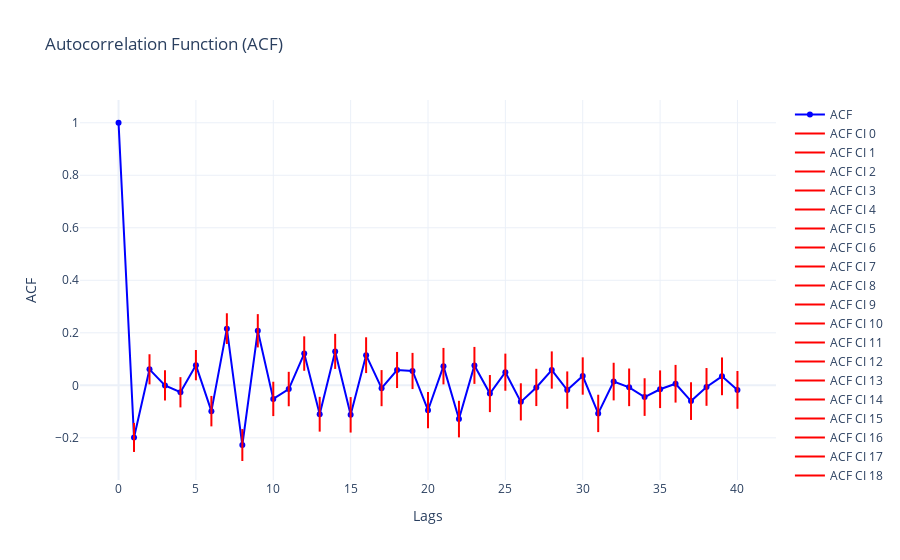

Source (notebook cell):
### Code cell
import plotly.graph_objects as go
from statsmodels.graphics.tsaplots import plot_acf, plot_pacf
from statsmodels.tsa.stattools import acf, pacf

# Calculate ACF and PACF values
acf_values, acf_confint = acf(df_arima['close_diff1'].dropna(), nlags=40, alpha=0.05)
pacf_values, pacf_confint = pacf(df_arima['close_diff1'].dropna(), nlags=40, alpha=0.05)

# Plot ACF using Plotly
fig_acf = go.Figure()

# ACF plot (including confidence intervals)
fig_acf.add_trace(go.Scatter(x=list(range(len(acf_values))), y=acf_values,
                            mode='markers+lines', name='ACF', 
                            line=dict(color='blue', width=2)))

# Add confidence intervals for ACF
for i in range(len(acf_confint)):
    fig_acf.add_trace(go.Scatter(x=[i, i], y=acf_confint[i], mode='lines',
                                line=dict(color='red', width=2), name=f'ACF CI {i}'))

fig_acf.update_layout(
    title='Autocorrelation Function (ACF)',
    xaxis_title='Lags',
    yaxis_title='ACF',
    template='plotly_white',
    hovermode='x unified'
)

# Show the ACF plot
fig_acf.show()

# Plot PACF using Plotly
fig_pacf = go.Figure()

# PACF plot (including confidence intervals)
fig_pacf.add_trace(go.Scatter(x=list(range(len(pacf_values))), y=pacf_values,
                             mode='markers+lines', name='PACF', 
                             line=dict(color='green', width=2)))

# Add confidence intervals for PACF
for i in range(len(pacf_confint)):
    fig_pacf.add_trace(go.Scatter(x=[i, i], y=pacf_confint[i], mode='lines',
                                 line=dict(color='red', width=2), name=f'PACF CI {i}'))

fig_pacf.update_layout(
    title='Partial Autocorrelation Function (PACF)',
    xaxis_title='Lags',
    yaxis_title='PACF',
    template='plotly_white',
    hovermode='x unified'
)

# Show the PACF plot
fig_pacf.show()

### Figure 1 — Plotly figure (JSON) as saved in the notebook; plotly's stock layout.template omitted (floating-point values rounded to 4 significant figures)
{"data": [{"line": {"color": "blue", "width": 2}, "mode": "markers+lines", "name": "ACF", "type": "scatter", "x": [0, 1, 2, 3, 4, 5, 6, 7, 8, 9, 10, 11, 12, 13, 14, 15, 16, 17, 18, 19, 20, 21, 22, 23, 24, 25, 26, 27, 28, 29, 30, 31, 32, 33, 34, 35, 36, 37, 38, 39, 40], "y": [1, -0.1985, 0.06095, -0.0002062, -0.02645, 0.07679, -0.09836, 0.2159, -0.2274, 0.2078, -0.05171, -0.0142, 0.121, -0.1101, 0.1292, -0.1123, 0.1148, -0.01072, 0.05839, 0.05461, -0.09477, 0.07302, -0.1286, 0.07589, -0.03142, 0.05005, -0.06301, -0.008036, 0.05828, -0.01818, 0.03544, -0.107, 0.01428, -0.00768, -0.04473, -0.01492, 0.006007, -0.06011, -0.006102, 0.03424, -0.01735]}, {"line": {"color": "red", "width": 2}, "mode": "lines", "name": "ACF CI 0", "type": "scatter", "x": [0, 0], "y": [1, 1]}, {"line": {"color": "red", "width": 2}, "mode": "lines", "name": "ACF CI 1", "type": "scatter", "x": [1, 1], "y": [-0.2538, -0.1432]}, {"line": {"color": "red", "width": 2}, "mode": "lines", "name": "ACF CI 2", "type": "scatter", "x": [2, 2], "y": [0.003534, 0.1184]}, {"line": {"color": "red", "width": 2}, "mode": "lines", "name": "ACF CI 3", "type": "scatter", "x": [3, 3], "y": [-0.05782, 0.05741]}, {"line": {"color": "red", "width": 2}, "mode": "lines", "name": "ACF CI 4", "type": "scatter", "x": [4, 4], "y": [-0.08407, 0.03117]}, {"line": {"color": "red", "width": 2}, "mode": "lines", "name": "ACF CI 5", "type": "scatter", "x": [5, 5], "y": [0.01914, 0.1344]}, {"line": {"color": "red", "width": 2}, "mode": "lines", "name": "ACF CI 6", "type": "scatter", "x": [6, 6], "y": [-0.1563, -0.04039]}, {"line": {"color": "red", "width": 2}, "mode": "lines", "name": "ACF CI 7", "type": "scatter", "x": [7, 7], "y": [0.1574, 0.2744]}, {"line": {"color": "red", "width": 2}, "mode": "lines", "name": "ACF CI 8", "type": "scatter", "x": [8, 8], "y": [-0.2882, -0.1665]}, {"line": {"color": "red", "width": 2}, "mode": "lines", "name": "ACF CI 9", "type": "scatter", "x": [9, 9], "y": [0.1444, 0.2712]}, {"line": {"color": "red", "width": 2}, "mode": "lines", "name": "ACF CI 10", "type": "scatter", "x": [10, 10], "y": [-0.1172, 0.01374]}, {"line": {"color": "red", "width": 2}, "mode": "lines", "name": "ACF CI 11", "type": "scatter", "x": [11, 11], "y": [-0.07978, 0.05137]}, {"line": {"color": "red", "width": 2}, "mode": "lines", "name": "ACF CI 12", "type": "scatter", "x": [12, 12], "y": [0.05539, 0.1866]}, {"line": {"color": "red", "width": 2}, "mode": "lines", "name": "ACF CI 13", "type": "scatter", "x": [13, 13], "y": [-0.1764, -0.04384]}, {"line": {"color": "red", "width": 2}, "mode": "lines", "name": "ACF CI 14", "type": "scatter", "x": [14, 14], "y": [0.06242, 0.1961]}, {"line": {"color": "red", "width": 2}, "mode": "lines", "name": "ACF CI 15", "type": "scatter", "x": [15, 15], "y": [-0.1799, -0.04474]}, {"line": {"color": "red", "width": 2}, "mode": "lines", "name": "ACF CI 16", "type": "scatter", "x": [16, 16], "y": [0.04669, 0.183]}, {"line": {"color": "red", "width": 2}, "mode": "lines", "name": "ACF CI 17", "type": "scatter", "x": [17, 17], "y": [-0.07946, 0.05801]}, {"line": {"color": "red", "width": 2}, "mode": "lines", "name": "ACF CI 18", "type": "scatter", "x": [18, 18], "y": [-0.01035, 0.1271]}, {"line": {"color": "red", "width": 2}, "mode": "lines", "name": "ACF CI 19", "type": "scatter", "x": [19, 19], "y": [-0.01428, 0.1235]}, {"line": {"color": "red", "width": 2}, "mode": "lines", "name": "ACF CI 20", "type": "scatter", "x": [20, 20], "y": [-0.1638, -0.02574]}, {"line": {"color": "red", "width": 2}, "mode": "lines", "name": "ACF CI 21", "type": "scatter", "x": [21, 21], "y": [0.003596, 0.1424]}, {"line": {"color": "red", "width": 2}, "mode": "lines", "name": "ACF CI 22", "type": "scatter", "x": [22, 22], "y": [-0.1983, -0.05897]}, {"line": {"color": "red", "width": 2}, "mode": "lines", "name": "ACF CI 23", "type": "scatter", "x": [23, 23], "y": [0.005508, 0.1463]}, {"line": {"color": "red", "width": 2}, "mode": "lines", "name": "ACF CI 24", "type": "scatter", "x": [24, 24], "y": [-0.102, 0.03921]}, {"line": {"color": "red", "width": 2}, "mode": "lines", "name": "ACF CI 25", "type": "scatter", "x": [25, 25], "y": [-0.02062, 0.1207]}, {"line": {"color": "red", "width": 2}, "mode": "lines", "name": "ACF CI 26", "type": "scatter", "x": [26, 26], "y": [-0.1338, 0.007771]}, {"line": {"color": "red", "width": 2}, "mode": "lines", "name": "ACF CI 27", "type": "scatter", "x": [27, 27], "y": [-0.07899, 0.06291]}, {"line": {"color": "red", "width": 2}, "mode": "lines", "name": "ACF CI 28", "type": "scatter", "x": [28, 28], "y": [-0.01267, 0.1292]}, {"line": {"color": "red", "width": 2}, "mode": "lines", "name": "ACF CI 29", "type": "scatter", "x": [29, 29], "y": [-0.08928, 0.05292]}, {"line": {"color": "red", "width": 2}, "mode": "lines", "name": "ACF CI 30", "type": "scatter", "x": [30, 30], "y": [-0.03567, 0.1066]}, {"line": {"color": "red", "width": 2}, "mode": "lines", "name": "ACF CI 31", "type": "scatter", "x": [31, 31], "y": [-0.1781, -0.03581]}, {"line": {"color": "red", "width": 2}, "mode": "lines", "name": "ACF CI 32", "type": "scatter", "x": [32, 32], "y": [-0.05737, 0.08594]}, {"line": {"color": "red", "width": 2}, "mode": "lines", "name": "ACF CI 33", "type": "scatter", "x": [33, 33], "y": [-0.07935, 0.06398]}, {"line": {"color": "red", "width": 2}, "mode": "lines", "name": "ACF CI 34", "type": "scatter", "x": [34, 34], "y": [-0.1164, 0.02694]}, {"line": {"color": "red", "width": 2}, "mode": "lines", "name": "ACF CI 35", "type": "scatter", "x": [35, 35], "y": [-0.08667, 0.05684]}, {"line": {"color": "red", "width": 2}, "mode": "lines", "name": "ACF CI 36", "type": "scatter", "x": [36, 36], "y": [-0.06576, 0.07777]}, {"line": {"color": "red", "width": 2}, "mode": "lines", "name": "ACF CI 37", "type": "scatter", "x": [37, 37], "y": [-0.1319, 0.01165]}, {"line": {"color": "red", "width": 2}, "mode": "lines", "name": "ACF CI 38", "type": "scatter", "x": [38, 38], "y": [-0.07802, 0.06582]}, {"line": {"color": "red", "width": 2}, "mode": "lines", "name": "ACF CI 39", "type": "scatter", "x": [39, 39], "y": [-0.03768, 0.1062]}, {"line": {"color": "red", "width": 2}, "mode": "lines", "name": "ACF CI 40", "type": "scatter", "x": [40, 40], "y": [-0.08931, 0.05462]}], "layout": {"hovermode": "x unified", "title": {"text": "Autocorrelation Function (ACF)"}, "xaxis": {"title": {"text": "Lags"}}, "yaxis": {"title": {"text": "ACF"}}}}
